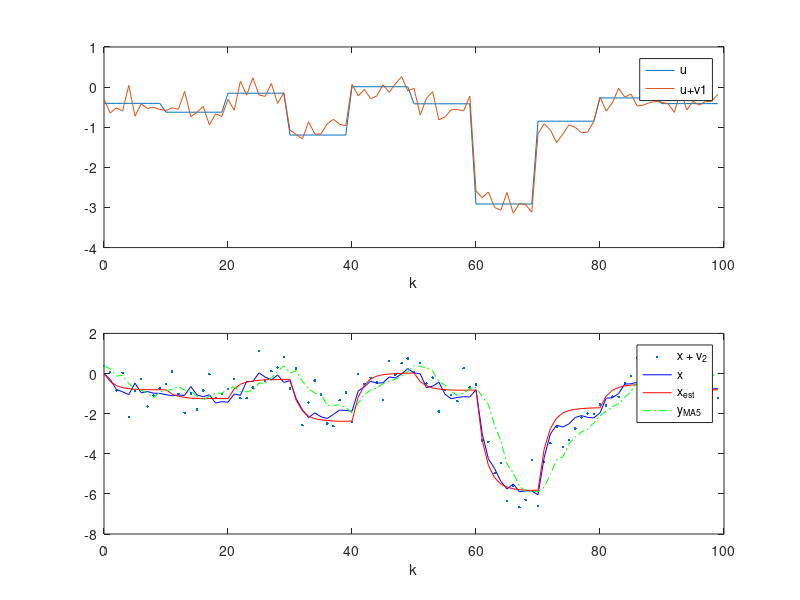

Write MATLAB code to recreate this figure.
clear all;clf

rho = [0:0.1:10];

q=sqrt(64+(4-3*rho).^2);

K=(4-3*rho+q)./(8+10*rho+2*q);

plot(rho,K)
xlabel('\it\rho = R_2 / R_1')
ylabel('\itK')

pause

rho = 10;
q=sqrt(64+(4-3*rho).^2);
K=(4-3*rho+q)./(8+10*rho+2*q);

N  = 100;   % Number of samples
R1 = 0.05;
v1 = sqrt(R1)*randn(1,N);
v2 = sqrt(rho*R1)*randn(1,N);
x = zeros(size(v1));
xe = zeros(size(x));
yMA = zeros(size(x))
u1  = randn(1,N/10);
for i=1:N/10;
    for j=1:10
        u(10*(i-1)+j)=u1(i);
    end
end

for k=1:length(u)-1
     x(k+1)  = 0.5*x(k) + u(k) + v1(k);
     y(k)    = x(k) + v2(k);
     xe(k+1) = 0.5*xe(k) + u(k) + K*(y(k)-xe(k));
     if k==1; yMA(k)=y(k); end
     if k==2; yMA(k)=0.5*y(k)+0.5*y(k-1); end
     if k==3; yMA(k)=(1/3)*(y(k)+y(k-1)+y(k-2)); end
     if k==4; yMA(k)=(1/4)*(y(k)+y(k-1)+y(k-2)+y(k-3)); end
     if k>4
         yMA(k)=(1/5)*(y(k)+y(k-1)+y(k-2)+y(k-3)+y(k-4)); end
end
y(k+1) = x(k+1) + v2(k+1)
 
t = [0:1:length(y)-1];
subplot(211)
    plot(t,u,t,u+v1)
    legend('u','u+v1','NorthEast')
    xlabel('k')
subplot(212)
    plot(t,y,'.',t,x,'b',t,xe,'r-',t,yMA,'g-.')
    legend('x + v_2','x','x_{est}','y_{MA5}','NorthEast')
    xlabel('k')
